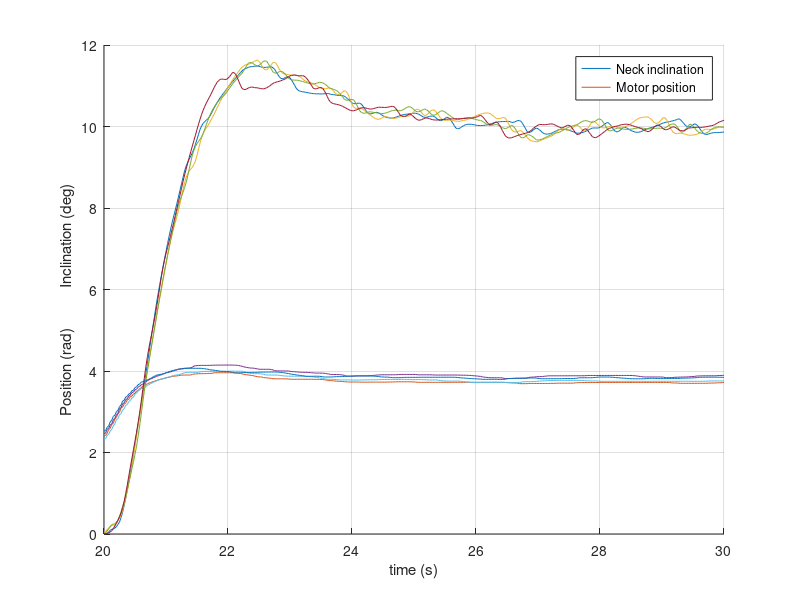

MATLAB code to generate this figure:


fig=figure; hold on;grid on;


data=csvread("data/fra000stepresponse.csv")
t=data(:,1);
incli=data(:,2);
motor=data(:,3);
plot(t,incli);
plot(t,motor);

data=csvread("data/fra200stepresponse.csv")
t=data(:,1);
incli=data(:,2);
motor=data(:,3);
plot(t,incli);
plot(t,motor);

data=csvread("data/fra400stepresponse.csv")
t=data(:,1);
incli=data(:,2);
motor=data(:,3);
plot(t,incli);
plot(t,motor);

data=csvread("data/fra600stepresponse.csv")
t=data(:,1);
incli=data(:,2);
motor=data(:,3);
plot(t,incli);
plot(t,motor);

ylabel(' Position (rad)          Inclination (deg)      ');
xlabel('time (s)');
legend('Neck inclination', 'Motor position','Location','best');
saveas(fig,'fig/avgtimeResponse','epsc');



